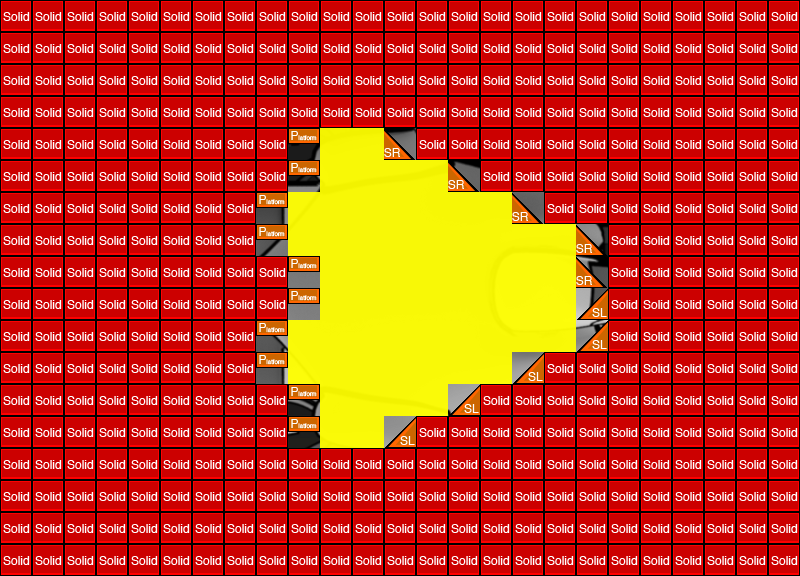

Below is a game level as drawn by its tile map, then a one-line description and the .tmx that defines it (tile-layer data replaced by summaries):
An orthogonal 25x18 tile map with 32x32 px tiles, 3 tile layers (exterior, interior, collision), 3 tilesets.

<map version="1.0" orientation="orthogonal" width="25" height="18" tilewidth="32" tileheight="32">
 <tileset firstgid="1" name="colTile" tilewidth="32" tileheight="32">
  <image source="../img/render/metatiles32x32.png" width="160" height="32" />
  <tile id="0">
   <properties>
    <property name="type" value="solid" />
   </properties>
  </tile>
  <tile id="1">
   <properties>
    <property name="type" value="platform" />
   </properties>
  </tile>
  <tile id="2">
   <properties>
    <property name="type" value="lslope" />
   </properties>
  </tile>
  <tile id="3">
   <properties>
    <property name="type" value="rslope" />
   </properties>
  </tile>
 </tileset>
 <tileset firstgid="6" name="outline" tilewidth="32" tileheight="32">
  <image source="../img/render/outline.png" width="192" height="256" />
 </tileset>
 <tileset firstgid="54" name="ship" tilewidth="800" tileheight="576">
  <image source="../img/render/ships/humanoid/humanoid_frigate_img.png" width="800" height="576" />
 </tileset>
 <layer name="exterior" width="25" height="18">
  <data>[450 cells, 1 non-empty, 1 distinct tile ids]</data>
 </layer>
 <layer name="interior" width="25" height="18" opacity="0.95">
  <data>[450 cells, 60 non-empty, 1 distinct tile ids]</data>
 </layer>
 <layer name="collision" width="25" height="18">
  <data>[450 cells, 390 non-empty, 4 distinct tile ids]</data>
 </layer>
</map>
